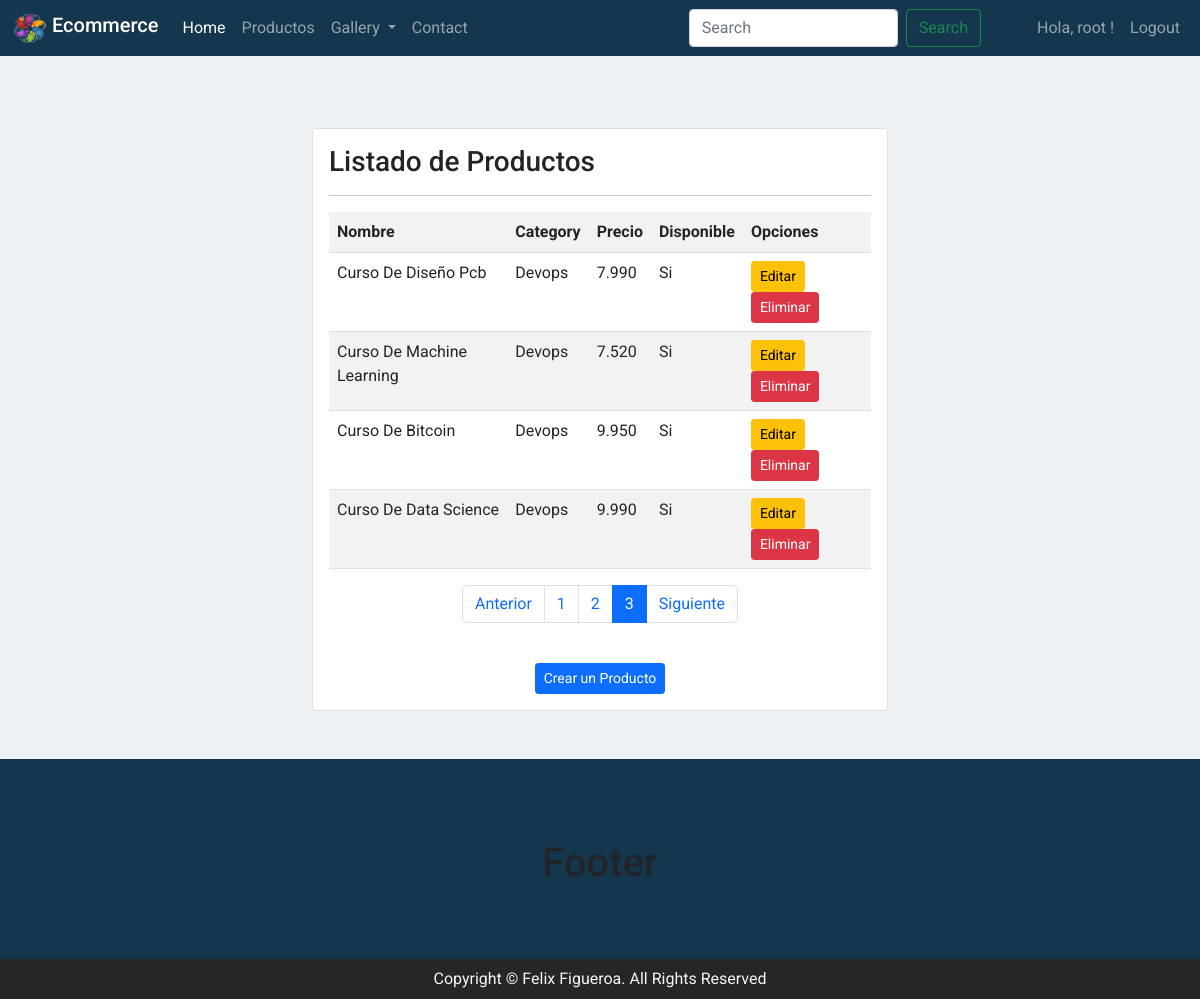
/listar-productos?page=3 (signed in), run on the app's committed database.
### app1/models.py (models this page shows, shortened)
class Producto(models.Model):
    nombre = models.CharField(max_length=50)
    category = models.ForeignKey(Category, on_delete=models.PROTECT)
    precio = models.IntegerField()
    description = models.TextField()
    disponible = models.BooleanField()
    fecha_fabricacion = models.DateTimeField()
    imagen = models.ImageField(upload_to="productos",null=True)
    '''Cuando agregamos un nuevo campo al modelo existente,
    debe ser null o al menos debe tener un valor por defecto,
    porque ya hay datos almacenados en el modelo'''

class Category(models.Model):
    nombre = models.CharField(max_length=50)
    def __str__(self):
        return self.nombre

### app1/views.py (the view)
@permission_required('app1.view_producto')
def listar_productos(request):
    productos = Producto.objects.all()
    page = request.GET.get('page', 1)
    try:
        paginator = Paginator(productos, 4)
        productos = paginator.page(page)
    except:
        raise Http404
    data = {
        'entity': productos,
        'paginator': paginator
    }
    return render(request, 'producto/listar.html', data)

### app1/templates/producto/listar.html (shortened to what this page needs)
{% extends 'app/base.html' %}
{% block contenido %}
{% load humanize %}
<div class="row">
    <div class="col"></div>
    <div class="col-12 col-md-6">
        <div class="card">
            <div class="card-body">
                <h3>Listado de Productos</h3>
                <hr>
                <div class="table-responsive-sm">
                    <table class="table table-striped table-hover">
                        <tr>
                            <th>Nombre</th>
                            <th>Category</th>
                            <th>Precio</th>
                            <th>Disponible</th>
                            <th>Opciones</th>
                        </tr>
                        {% for p in entity %}
                        <tr>
                            <td>{{p.nombre | title}}</td>
                            <td>{{p.category | capfirst}}</td>
                            <td>{{p.precio | intcomma }}</td>
                            <td>
                                {% if p.disponible %}
                                    Si
                                {% else %}
                                    No
                                {% endif %}
                            </td>
                            <td>
                                {% if perms.app1.change_producto %}
                                <a href="{% url 'modificar_producto' p.id %}" class= "btn btn-warning btn-sm">Editar</a>
                                {% endif %}
                                {% if perms.app1.delete_producto %}
                                <a href="#" onclick="eliminarProducto({{ p.id }})" class="btn btn-danger btn-sm">Eliminar</a>
                                {% endif %}
                            </td>
                        {% endfor %}
                    </table>
                    <div>
                        {% include 'app/paginator.html' %}
                    </div>
                </div>
                <br>
                <div class="d-flex justify-content-center">
                    {% if perms.app1.add_producto %}
                    <a class="btn btn-primary btn-sm" href="{% url 'agregar_producto' %}">Crear un Producto</a>
                    {% endif %}
                </div>
            </div>
        </div>
    </div>
    <div class="col"></div>
</div>
{% endblock %}

### app1/templates/app/base.html (shortened to what this page needs)
{%  load static %}
<!doctype html>
<html lang="en">
  <head>
    <link href="https://cdn.jsdelivr.net/npm/bootstrap@5.0.1/dist/css/bootstrap.min.css" rel="stylesheet">
    <link rel="stylesheet" href="{% static 'app/css/style.css'%}">
    <link rel="stylesheet" href="https://use.fontawesome.com/releases/v5.15.2/css/all.css">
  </head>
  <body>
    <nav class="navbar navbar-expand-lg navbar-dark" style="background-color: #15374e;">
        <div class="container-fluid">
            <a class="navbar-brand mb-0 h1" href="{% url 'home'%}">
            <img src="{% static 'app/icon/brand.png'%}" alt="logo" width="35" height="30" class="d-inline-block align-text-top">
            Ecommerce
            </a>
            <div class="collapse navbar-collapse" id="navbarSupportedContent">
                <ul class="navbar-nav me-auto mb-2 mb-lg-0">
                    <li class="nav-item">
                    <a class="nav-link active" aria-current="page" href="{% url 'home'%}">Home</a>
                    <li class="nav-item">
                    <a class="nav-link" href="{% url 'products'%}">Productos</a>
                    </li>
                    <li class="nav-item dropdown">
                    <a class="nav-link dropdown-toggle" href="#" id="navbarDropdown" role="button" data-bs-toggle="dropdown" aria-expanded="false">
                        Gallery
                    </a>
                    </li>
                    <li class="nav-item">
                    <a class="nav-link" href="{% url 'contacts'%}" tabindex="-1" aria-disabled="true">Contact</a>
                    </li>
                </ul>
                <form class="d-flex mx-5">
                    <input class="form-control me-2" type="search" placeholder="Search" aria-label="Search">
                    <button class="btn btn-outline-success" type="submit">Search</button>
                </form>
                <ul class="navbar-nav">
                {% if user.is_authenticated %}
                    <li class="nav-item">
                        <a class="nav-link" href="#" role="button">Hola, {{ user.username }} !</a>
                    </li>
                    <li class="nav-item">
                        <a class="nav-link" href="{% url 'logout' %}" role="button">Logout</a>
                    </li>
                {% endif %}
                </ul>
            </div>
        </div>
    </nav>
    <main>
        <br>
        <br>
        <br>
        <div class="container-fluid">
            {% block contenido %}{% endblock %}
        </div>
    </main>
    <br>
    <br>
    <footer>
        <div class="container-fluid ">
            <div class="row">
                <div class="footer-container">
                    <h1>Footer</h1>
                </div>
            </div>
        </div>
        <div class="container-fluid">
            <div class="row">
                <div class="col py-2 " style="color:whitesmoke; font-size: 16px; text-align:center; background-color: #262626;">
                    Copyright © Felix Figueroa. All Rights Reserved
                </div>
            </div>
        </div>
    </footer>
  </body>
</html>

### app1/static/app/css/style.css (style rules this page uses)
body { background-color:#EDF2F7; font-family: 'Roboto', sans-serif; }
.footer-container { width: 100%; height: 200px; background: #15374e; text-align: center; padding-top:80px; }

### data on the page
Producto: nombre "Curso De Diseño Pcb", category "Devops", precio "7.990", disponible "Si"
Producto: nombre "Curso De Machine Learning", category "Devops", precio "7.520", disponible "Si"
Producto: nombre "Curso De Bitcoin", category "Devops", precio "9.950", disponible "Si"
Producto: nombre "Curso De Data Science", category "Devops", precio "9.990", disponible "Si"

### other printed values
{{ user.username }} "root"
{{ page }} "1" "2" "3"
